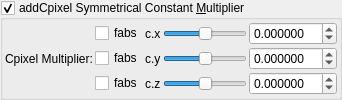
    <widget class="MyGroupBox" name="groupCheck_transf_addCpixel_enabled_false">
     <property name="toolTip">
      <string>&lt;html&gt;&lt;head/&gt;&lt;body&gt;&lt;p&gt;Cpixel is CVector3 c = ( c.x, c.y, c.z). It is each original point (pixel) in 3D space where the iteration starts from, ( c = original z for each point .) It is commonly found in formula structures z = f(z) + c.&lt;/p&gt;&lt;p&gt;The Cpixel multiplier effectively scales this point &amp;quot;c&amp;quot; towards the origin.&lt;/p&gt;&lt;p&gt;This transform allows the addition or subtraction of Cpixel, dependent on whether z is postive or negative.&lt;/p&gt;&lt;p&gt;e.g if &lt;span style=&quot; font-style:italic;&quot;&gt;z.x&lt;/span&gt; is positive then &lt;span style=&quot; font-style:italic;&quot;&gt;fabs(c.x)&lt;/span&gt; is added, if &lt;span style=&quot; font-style:italic;&quot;&gt;z.x&lt;/span&gt; is negative then &lt;span style=&quot; font-style:italic;&quot;&gt;fabs(c)&lt;/span&gt; is subtracted. &lt;/p&gt;&lt;p&gt;Also try negative addCpixel constant multipliers.&lt;/p&gt;&lt;p&gt;If checkBoxes are disabled then Cpixel remains signed.&lt;/p&gt;&lt;p&gt;&lt;br/&gt;&lt;/p&gt;&lt;/body&gt;&lt;/html&gt;</string>
     </property>
     <property name="title">
      <string>addCpixel Symmetrical Constant &amp;Multiplier</string>
     </property>
     <property name="checkable">
      <bool>true</bool>
     </property>
     <layout class="QVBoxLayout" name="verticalLayout_49">
      <property name="spacing">
       <number>2</number>
      </property>
      <property name="leftMargin">
       <number>2</number>
      </property>
      <property name="topMargin">
       <number>2</number>
      </property>
      <property name="rightMargin">
       <number>2</number>
      </property>
      <property name="bottomMargin">
       <number>2</number>
      </property>
      <item>
       <layout class="QGridLayout" name="gridLayout_23">
        <property name="spacing">
         <number>2</number>
        </property>
        <item row="0" column="4">
         <widget class="MyDoubleSpinBox" name="spinbox3_transf_offsetF_000_x">
          <property name="sizePolicy">
           <sizepolicy hsizetype="Minimum" vsizetype="Maximum">
            <horstretch>0</horstretch>
            <verstretch>0</verstretch>
           </sizepolicy>
          </property>
          <property name="prefix">
           <string/>
          </property>
          <property name="suffix">
           <string/>
          </property>
          <property name="decimals">
           <number>6</number>
          </property>
          <property name="minimum">
           <double>-99.989999999999995</double>
          </property>
          <property name="maximum">
           <double>99.989999999999995</double>
          </property>
          <property name="singleStep">
           <double>0.100000000000000</double>
          </property>
         </widget>
        </item>
        <item row="0" column="2">
         <widget class="QLabel" name="label_109">
          <property name="text">
           <string notr="true">c.x</string>
          </property>
         </widget>
        </item>
        <item row="1" column="4">
         <widget class="MyDoubleSpinBox" name="spinbox3_transf_offsetF_000_y">
          <property name="sizePolicy">
           <sizepolicy hsizetype="Minimum" vsizetype="Maximum">
            <horstretch>0</horstretch>
            <verstretch>0</verstretch>
           </sizepolicy>
          </property>
          <property name="prefix">
           <string/>
          </property>
          <property name="suffix">
           <string/>
          </property>
          <property name="decimals">
           <number>6</number>
          </property>
          <property name="minimum">
           <double>-99.989999999999995</double>
          </property>
          <property name="maximum">
           <double>99.989999999999995</double>
          </property>
          <property name="singleStep">
           <double>0.100000000000000</double>
          </property>
         </widget>
        </item>
        <item row="2" column="4">
         <widget class="MyDoubleSpinBox" name="spinbox3_transf_offsetF_000_z">
          <property name="sizePolicy">
           <sizepolicy hsizetype="Minimum" vsizetype="Maximum">
            <horstretch>0</horstretch>
            <verstretch>0</verstretch>
           </sizepolicy>
          </property>
          <property name="prefix">
           <string/>
          </property>
          <property name="suffix">
           <string/>
          </property>
          <property name="decimals">
           <number>6</number>
          </property>
          <property name="minimum">
           <double>-99.989999999999995</double>
          </property>
          <property name="maximum">
           <double>99.989999999999995</double>
          </property>
          <property name="singleStep">
           <double>0.100000000000000</double>
          </property>
         </widget>
        </item>
        <item row="1" column="2">
         <widget class="QLabel" name="label_110">
          <property name="text">
           <string notr="true">c.y</string>
          </property>
         </widget>
        </item>
        <item row="2" column="2">
         <widget class="QLabel" name="label_111">
          <property name="text">
           <string notr="true">c.z</string>
          </property>
         </widget>
        </item>
        <item row="0" column="3">
         <widget class="QSlider" name="slider3_transf_offsetF_000_x">
          <property name="sizePolicy">
           <sizepolicy hsizetype="Expanding" vsizetype="Maximum">
            <horstretch>0</horstretch>
            <verstretch>0</verstretch>
           </sizepolicy>
          </property>
          <property name="minimum">
           <number>-10000000</number>
          </property>
          <property name="maximum">
           <number>10000000</number>
          </property>
          <property name="value">
           <number>0</number>
          </property>
          <property name="sliderPosition">
           <number>0</number>
          </property>
          <property name="orientation">
           <enum>Qt::Horizontal</enum>
          </property>
         </widget>
        </item>
        <item row="2" column="1">
         <widget class="QCheckBox" name="checkBox_transf_function_enabledz">
          <property name="text">
           <string notr="true">fabs</string>
          </property>
         </widget>
        </item>
        <item row="1" column="3">
         <widget class="QSlider" name="slider3_transf_offsetF_000_y">
          <property name="sizePolicy">
           <sizepolicy hsizetype="Expanding" vsizetype="Maximum">
            <horstretch>0</horstretch>
            <verstretch>0</verstretch>
           </sizepolicy>
          </property>
          <property name="minimum">
           <number>-10000000</number>
          </property>
          <property name="maximum">
           <number>10000000</number>
          </property>
          <property name="value">
           <number>0</number>
          </property>
          <property name="sliderPosition">
           <number>0</number>
          </property>
          <property name="orientation">
           <enum>Qt::Horizontal</enum>
          </property>
         </widget>
        </item>
        <item row="0" column="1">
         <widget class="QCheckBox" name="checkBox_transf_function_enabledx">
          <property name="text">
           <string notr="true">fabs</string>
          </property>
         </widget>
        </item>
        <item row="2" column="3">
         <widget class="QSlider" name="slider3_transf_offsetF_000_z">
          <property name="sizePolicy">
           <sizepolicy hsizetype="Expanding" vsizetype="Maximum">
            <horstretch>0</horstretch>
            <verstretch>0</verstretch>
           </sizepolicy>
          </property>
          <property name="minimum">
           <number>-10000000</number>
          </property>
          <property name="maximum">
           <number>10000000</number>
          </property>
          <property name="value">
           <number>0</number>
          </property>
          <property name="sliderPosition">
           <number>0</number>
          </property>
          <property name="orientation">
           <enum>Qt::Horizontal</enum>
          </property>
         </widget>
        </item>
        <item row="1" column="1">
         <widget class="QCheckBox" name="checkBox_transf_function_enabledy">
          <property name="text">
           <string notr="true">fabs</string>
          </property>
         </widget>
        </item>
        <item row="1" column="0">
         <widget class="QLabel" name="label_112">
          <property name="text">
           <string>Cpixel Multiplier:</string>
          </property>
         </widget>
        </item>
       </layout>
      </item>
     </layout>
    </widget>
